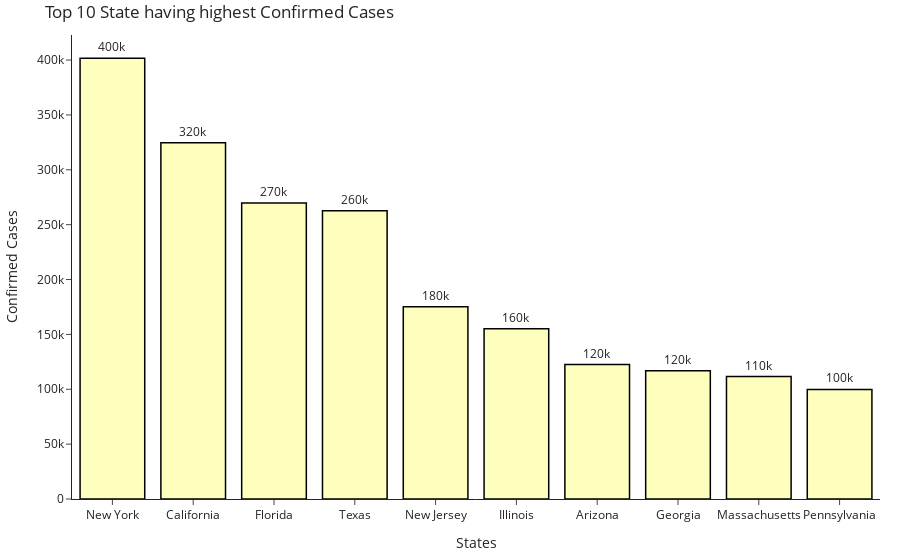

The code cell stored with this chart in its notebook:
### Code cell
import plotly
import plotly.graph_objs as go
from plotly.offline import iplot

# creating trace1 
trace1 = go.Bar(
                x = df1['Province_State'][:10],
                y = df1['Confirmed'][:10],
                #orientation='h',
                text= df1['Confirmed'],
                textposition='outside',
                texttemplate='%{text:.2s}',
                
    

                marker = dict(color = 'rgba(255, 255, 125, 0.5)',
                              line=dict(color='rgb(0,0,0)',width=1.5)))
                #name = "citations",
                #text = df2015.country)
layout = go.Layout(template='simple_white',title = 'Top 10 State having highest Confirmed Cases ',xaxis = dict(title = 'States'), yaxis = dict(title = 'Confirmed Cases'))

fig = go.Figure(data = trace1,layout = layout)
fig.update_layout(
    margin=dict(l=20, r=20, t=35, b=20),

)
iplot(fig)

### Figure 1 — Plotly figure (JSON) as saved in the notebook; plotly's stock layout.template omitted (floating-point values rounded to 4 significant figures)
{"data": [{"marker": {"color": "rgba(255, 255, 125, 0.5)", "line": {"color": "rgb(0,0,0)", "width": 1.5}}, "text": [401706, 324543, 269811, 262762, 175298, 155048, 122467, 116935, 111597, 99794, 85771, 78122, 76776, 73109, 70670, 65592, 61960, 56648, 53587, 51612, 47287, 42281, 40656, 36895, 36448, 36287, 35410, 29484, 28367, 27880, 27683, 21172, 20235, 19389, 18981, 17312, 15028, 12804, 12170, 10903, 10847, 9654, 7499, 6054, 4334, 4244, 3539, 1862, 1758, 1479, 1296, 1220, 310, 181, 103, 49, 33, 0], "textposition": "outside", "texttemplate": "%{text:.2s}", "type": "bar", "x": ["New York", "California", "Florida", "Texas", "New Jersey", "Illinois", "Arizona", "Georgia", "Massachusetts", "Pennsylvania"], "y": [401706, 324543, 269811, 262762, 175298, 155048, 122467, 116935, 111597, 99794]}], "layout": {"margin": {"b": 20, "l": 20, "r": 20, "t": 35}, "title": {"text": "Top 10 State having highest Confirmed Cases "}, "xaxis": {"title": {"text": "States"}}, "yaxis": {"title": {"text": "Confirmed Cases"}}}}
